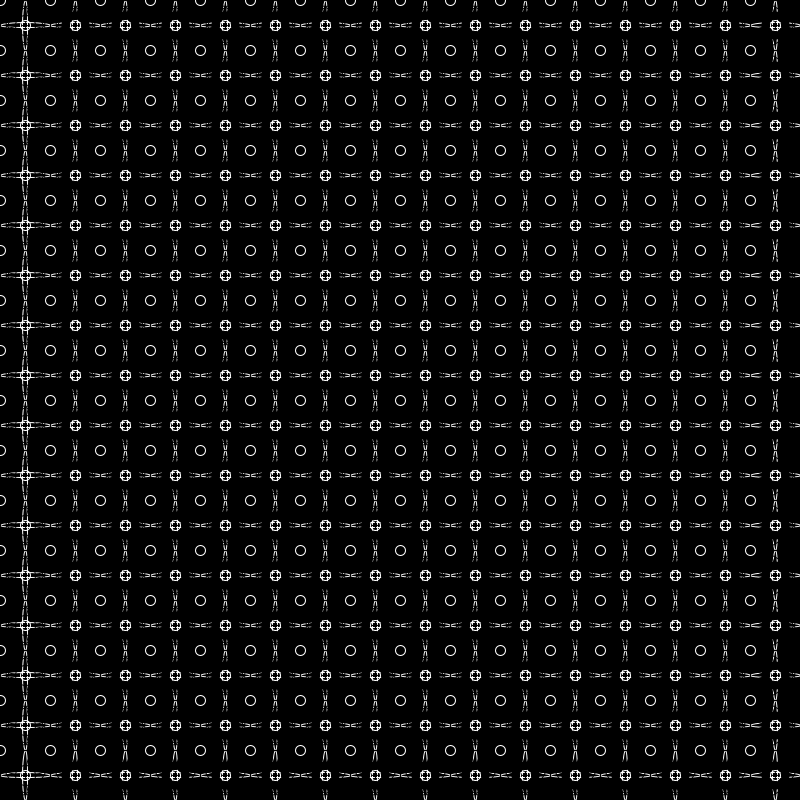
Frame 1 (no input)
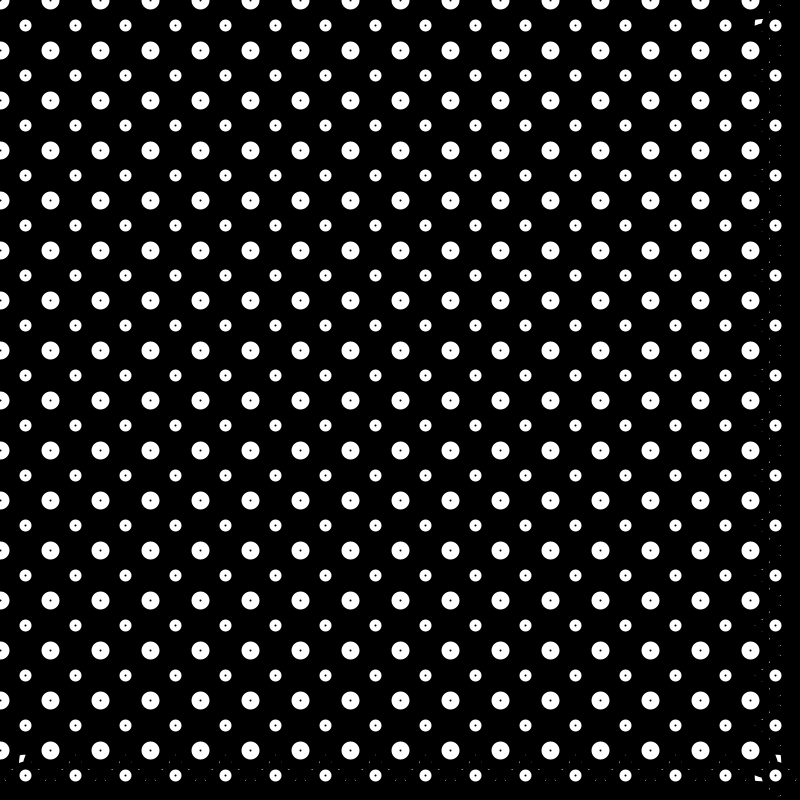
Frame 2 (the mouse pressed at the canvas centre, redrawn once)

The Processing sketch that drew these frames (run headless with seeded random() and noise(); the mouse was pressed at the canvas centre and the sketch redrawn once):

// Processing sketch: processing_86300
// ── processing_86300.pde

void setup(){
  size(800,800);
  background(0);
  smooth();}


void draw()
{
  noFill();
  
  //red rond
  
 /*noFill ();
 stroke(255);
  for (int posX = 25 ; posX < width ; posX = posX +50)
{
  for (int posY = 25 ; posY < height ; posY = posY +50)
  {
     ellipse(posX-25, posY-25, 100, 100);
  ellipse (posX,posY,50,50);}
  }
  
  //black rond
noFill ();
 stroke(255);
    for (int posX = 25 ; posX < width ; posX = posX +50)
{
  for (int posY = 25 ; posY < height ; posY = posY +50)
  {
  ellipse (posX,posY,25,25);}
  } */
  
  
  //blue rond
noFill ();
 stroke(255);
    for (int posX = 25 ; posX < width ; posX = posX +50)
{
  for (int posY = 25 ; posY < height ; posY = posY +50)
  {
  ellipse (posX,posY,5,50);}
  }
  
  // green 
  noFill ();
 stroke(255);
    for (int posX = 25 ; posX < width ; posX = posX +50)
{
  for (int posY = 25 ; posY < height ; posY = posY +50)
  {
  ellipse (posX,posY,50,5);}
  }
  
  
  
  noFill ();
 stroke(0);
    for (int posX = 25 ; posX < width ; posX = posX +50)
{
  for (int posY = 25 ; posY < height ; posY = posY +50)
  {
  ellipse (posX,posY,100,100);}
  }
  
    noFill();
  stroke(255);
  for (int posX = 25 ; posX < width ; posX = posX +50)
{
  for (int posY = 25 ; posY < height ; posY = posY +50)
  {
  ellipse (posX,posY,10,10);}
  }
  
  
    
   noFill ();
 stroke(0);
  for (int posX = 25 ; posX < width ; posX = posX +50)
{
  for (int posY = 25 ; posY < height ; posY = posY +50)
  {
     ellipse(posX-25, posY-25, 100, 100);
  ellipse (posX,posY,50,50);}
  }
  
  
    
   noFill ();
 stroke(255);
  for (int posX = 25 ; posX < width ; posX = posX +50)
{
  for (int posY = 25 ; posY < height ; posY = posY +50)
  {
     ellipse(posX-25, posY-25, 10, 10);
  }
 }
  
  
  

  
  // yellow
 noFill ();
 stroke(0);
    for (int posX = 25 ; posX < width ; posX = posX +50)
{
  for (int posY = 25 ; posY < height ; posY = posY +50)
  {
  ellipse (posX,posY,20,20);}
  strokeWeight(8); 
}

  
  
  noLoop();

}
